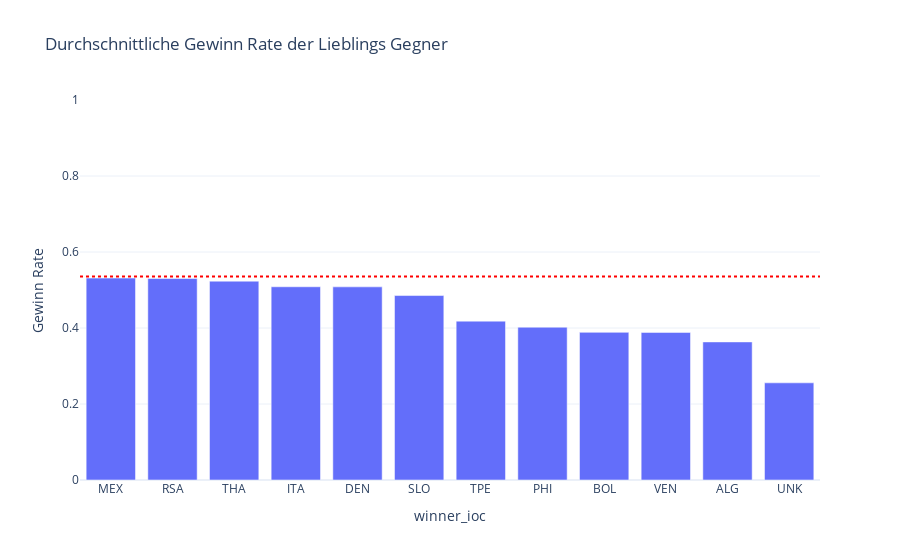

Write notebook code for a chart like this one.
### Code cell
px.bar(loved_countries_win_rate, x=loved_countries_win_rate.index, y="win_rate", title="Durchschnittliche Gewinn Rate der Lieblings Gegner",
       range_y=[0, 1], labels={
        "index": "Land",
        "win_rate": "Gewinn Rate"
    }, template="plotly_white").add_hline(y=germany_win_rate, line_dash="dot", line_color="red")

### Figure 1 — Plotly figure (JSON) as saved in the notebook; plotly's stock layout.template omitted (floating-point values rounded to 4 significant figures)
{"data": [{"alignmentgroup": "True", "hovertemplate": "winner_ioc=%{x}<br>Gewinn Rate=%{y}<extra></extra>", "legendgroup": "", "marker": {"color": "#636efa", "pattern": {"shape": ""}}, "name": "", "offsetgroup": "", "orientation": "v", "showlegend": false, "textposition": "auto", "x": ["MEX", "RSA", "THA", "ITA", "DEN", "SLO", "TPE", "PHI", "BOL", "VEN", "ALG", "UNK"], "xaxis": "x", "y": [0.5313, 0.5302, 0.5233, 0.5085, 0.5083, 0.4854, 0.4181, 0.4021, 0.3886, 0.3884, 0.3634, 0.2557], "yaxis": "y", "type": "bar"}], "layout": {"xaxis": {"anchor": "y", "domain": [0.0, 1.0], "title": {"text": "winner_ioc"}}, "yaxis": {"anchor": "x", "domain": [0.0, 1.0], "title": {"text": "Gewinn Rate"}, "range": [0, 1]}, "legend": {"tracegroupgap": 0}, "title": {"text": "Durchschnittliche Gewinn Rate der Lieblings Gegner"}, "barmode": "relative", "shapes": [{"line": {"color": "red", "dash": "dot"}, "type": "line", "x0": 0, "x1": 1, "xref": "x domain", "y0": 0.5352, "y1": 0.5352, "yref": "y"}]}}
